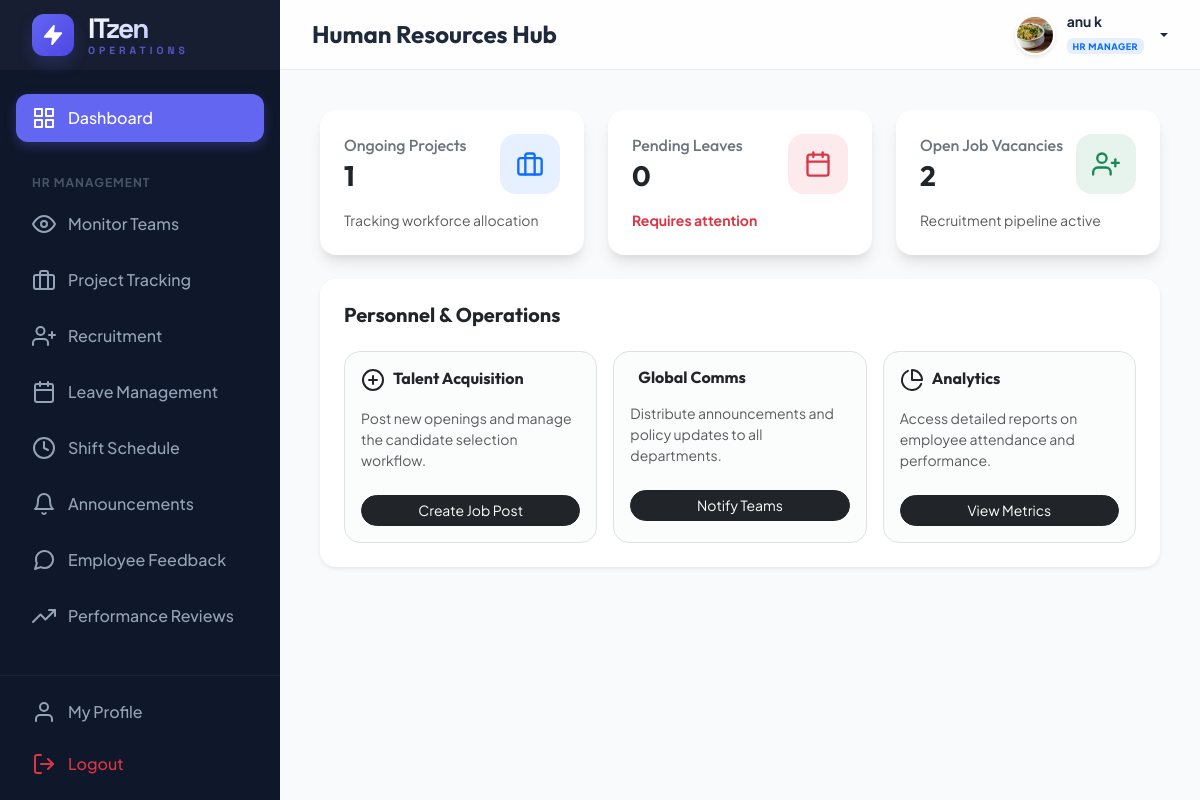
Page /dashboard/ (signed in) on the committed database.
### management/models.py (models this page shows, shortened)
class CustomUser(AbstractUser):
    ROLE_CHOICES = (
        ('ADMIN', 'Admin'),
        ('HR', 'HR Manager'),
        ('EMPLOYEE', 'Employee'),
    )
    DEPT_CHOICES = (
        ('DEVELOPMENT', 'Software Development'),
        ('DESIGN', 'UI/UX Design'),
        ('QA', 'Quality Assurance'),
        ('HR', 'Human Resources'),
        ('MARKETING', 'Digital Marketing'),
        ('SALES', 'Sales & Business'),
        ('SUPPORT', 'IT Support & Security'),
    )
    LEVEL_CHOICES = (
        ('JUNIOR', 'Junior Level (Level 1)'),
        ('INTERMEDIATE', 'Intermediate (Level 2)'),
        ('SENIOR', 'Senior Level (Level 3)'),
        ('LEAD', 'Lead Level (Level 4)'),
        ('EXPERT', 'Expert Level (Level 5)'),
    )
    role = models.CharField(max_length=20, choices=ROLE_CHOICES, default='EMPLOYEE')
    phone = models.CharField(max_length=15, blank=True, null=True)
    profile_pic = models.ImageField(upload_to='profile_pics/', blank=True, null=True)
    department = models.CharField(max_length=50, choices=DEPT_CHOICES, blank=True, null=True)
    designation = models.CharField(max_length=100, blank=True, null=True)
    level = models.CharField(max_length=20, choices=LEVEL_CHOICES, default='JUNIOR')
    date_of_joining = models.DateField(blank=True, null=True)
    def is_admin(self):
        return self.role == 'ADMIN' or self.is_superuser
    def is_hr(self):
        return self.role == 'HR'
    def is_employee(self):
        return self.role == 'EMPLOYEE' and not self.is_superuser and not self.role == 'HR'

### management/views.py (the view, shortened to what this page needs)
# urls.py: path('dashboard/', views.dashboard, name='dashboard'),
@login_required
def dashboard(request):
    user = request.user
    if user.is_admin():
        context = {
            'employee_count': CustomUser.objects.filter(role='EMPLOYEE').count(),
            'hr_count': CustomUser.objects.filter(role='HR').count(),
            'total_projects': Project.objects.count(),
            'recent_completed': Project.objects.filter(status='COMPLETED').order_by('-id')[:5],
            'recent_logs': SystemLog.objects.all().order_by('-timestamp')[:5],
        }
        return render(request, 'dashboards/admin.html', context)
    elif user.is_hr():
        projects = Project.objects.all()
        leaves = LeaveRequest.objects.all()
        if user.department:
            projects = projects.filter(team_members__department=user.department).distinct()
            leaves = leaves.filter(employee__department=user.department)
        context = {
            'active_projects': projects.filter(status='ONGOING').count(),
            'pending_leaves': leaves.filter(status='PENDING').count(),
            'open_jobs': JobOpening.objects.filter(is_active=True).count(),
        }
        return render(request, 'dashboards/hr.html', context)

### templates/dashboards/hr.html (shortened to what this page needs)
{% extends 'base.html' %}
{% block page_title %}Human Resources Hub{% endblock %}
{% block content %}
<div class="row g-4 mb-4">
    <div class="col-md-4">
        <div class="card p-4">
            <div class="d-flex align-items-center justify-content-between">
                <div>
                    <h6 class="text-secondary fw-medium mb-1">Ongoing Projects</h6>
                    <h3 class="mb-0 fw-bold">{{ active_projects }}</h3>
                </div>
                <div class="p-3 rounded-4 bg-primary bg-opacity-10 text-primary">
                    <i data-feather="briefcase" style="width: 28px; height: 28px;"></i>
                </div>
            </div>
            <p class="mt-3 mb-0 small text-muted">Tracking workforce allocation</p>
        </div>
    </div>
    <div class="col-md-4">
        <div class="card p-4">
            <div class="d-flex align-items-center justify-content-between">
                <div>
                    <h6 class="text-secondary fw-medium mb-1">Pending Leaves</h6>
                    <h3 class="mb-0 fw-bold">{{ pending_leaves }}</h3>
                </div>
                <div class="p-3 rounded-4 bg-danger bg-opacity-10 text-danger">
                    <i data-feather="calendar" style="width: 28px; height: 28px;"></i>
                </div>
            </div>
            <p class="mt-3 mb-0 small text-danger fw-bold">Requires attention</p>
        </div>
    </div>
    <div class="col-md-4">
        <div class="card p-4">
            <div class="d-flex align-items-center justify-content-between">
                <div>
                    <h6 class="text-secondary fw-medium mb-1">Open Job Vacancies</h6>
                    <h3 class="mb-0 fw-bold">{{ open_jobs }}</h3>
                </div>
                <div class="p-3 rounded-4 bg-success bg-opacity-10 text-success">
                    <i data-feather="user-plus" style="width: 28px; height: 28px;"></i>
                </div>
            </div>
            <p class="mt-3 mb-0 small text-muted">Recruitment pipeline active</p>
        </div>
    </div>
</div>
<div class="row">
    <div class="col-lg-12">
        <div class="card border-0 shadow-sm overflow-hidden">
            <div class="card-header bg-white border-0 p-4 pb-0">
                <h5 class="mb-0 fw-bold">Personnel & Operations</h5>
            </div>
            <div class="card-body p-4">
                <div class="row g-3">
                    <div class="col-md-4">
                        <div class="p-3 border rounded-4 bg-light bg-opacity-50 h-100">
                            <h6 class="fw-bold mb-3"><i data-feather="plus-circle" class="icon-sm me-2"></i>Talent
                                Acquisition</h6>
                            <p class="small text-muted mb-4">Post new openings and manage the candidate selection
                                workflow.</p>
                            <a href="{% url 'hr_recruitment' %}" class="btn btn-sm btn-dark w-100 rounded-pill">Create
                                Job Post</a>
                        </div>
                    </div>
                    <div class="col-md-4">
                        <div class="p-3 border rounded-4 bg-light bg-opacity-50 h-100">
                            <h6 class="fw-bold mb-3">Global Comms
                            </h6>
                            <p class="small text-muted mb-4">Distribute announcements and policy updates to all
                                departments.</p>
                            <a href="{% url 'hr_announcements' %}" class="btn btn-sm btn-dark w-100 rounded-pill">Notify
                                Teams</a>
                        </div>
                    </div>
                    <div class="col-md-4">
                        <div class="p-3 border rounded-4 bg-light bg-opacity-50 h-100">
                            <h6 class="fw-bold mb-3"><i data-feather="pie-chart" class="icon-sm me-2"></i>Analytics</h6>
                            <p class="small text-muted mb-4">Access detailed reports on employee attendance and
                                performance.</p>
                            <a href="{% url 'admin_reports' %}" class="btn btn-sm btn-dark w-100 rounded-pill">View
                                Metrics</a>
                        </div>
                    </div>
                </div>
            </div>
        </div>
    </div>
</div>
{% endblock %}

### templates/base.html (shortened to what this page needs)
{% load static %}
<!DOCTYPE html>
<html lang="en">
<head>
    <link href="https://cdn.jsdelivr.net/npm/bootstrap@5.3.2/dist/css/bootstrap.min.css" rel="stylesheet">
</head>
<body>
    <aside class="sidebar" id="sidebar">
        <div class="sidebar-header">
            <a href="{% url 'dashboard' %}" class="sidebar-logo">
                <div class="logo-circle">
                    <i data-feather="zap" style="width: 22px; height: 22px; fill: #fff;"></i>
                </div>
                <div class="logo-text">
                    <span class="logo-main">ITzen</span>
                    <span class="logo-sub">Operations</span>
                </div>
            </a>
        </div>
        <nav class="sidebar-nav">
            <ul class="nav-list">
                <li class="nav-item">
                    <a href="{% url 'dashboard' %}"
                        class="nav-link {% if request.resolver_match.url_name == 'dashboard' %}active{% endif %}">
                        <i data-feather="grid"></i> Dashboard
                    </a>
                </li>
                {% if user.is_hr %}
                <li class="nav-caption">HR Management</li>
                <li class="nav-item">
                    <a href="{% url 'hr_monitor' %}" class="nav-link">
                        <i data-feather="eye"></i> Monitor Teams
                    </a>
                </li>
                <li class="nav-item">
                    <a href="{% url 'hr_track_projects' %}" class="nav-link">
                        <i data-feather="briefcase"></i> Project Tracking
                    </a>
                </li>
                <li class="nav-item">
                    <a href="{% url 'hr_recruitment' %}" class="nav-link">
                        <i data-feather="user-plus"></i> Recruitment
                    </a>
                </li>
                <li class="nav-item">
                    <a href="{% url 'hr_leave_management' %}" class="nav-link">
                        <i data-feather="calendar"></i> Leave Management
                    </a>
                </li>
                <li class="nav-item">
                    <a href="{% url 'hr_shifts' %}" class="nav-link">
                        <i data-feather="clock"></i> Shift Schedule
                    </a>
                </li>
                <li class="nav-item">
                    <a href="{% url 'hr_announcements' %}" class="nav-link">
                        <i data-feather="bell"></i> Announcements
                    </a>
                </li>
                <li class="nav-item">
                    <a href="{% url 'hr_manage_feedback' %}" class="nav-link">
                        <i data-feather="message-circle"></i> Employee Feedback
                    </a>
                </li>
                <li class="nav-item">
                    <a href="{% url 'hr_performance_reviews' %}" class="nav-link">
                        <i data-feather="trending-up"></i> Performance Reviews
                    </a>
                </li>
                {% endif %}
            </ul>
        </nav>
        <div class="sidebar-footer">
            <a href="{% url 'employee_profile' %}" class="nav-link mb-1">
                <i data-feather="user"></i> My Profile
            </a>
            <a href="{% url 'logout' %}" class="nav-link text-danger">
                <i data-feather="log-out"></i> Logout
            </a>
        </div>
    </aside>
    <div class="main-wrapper">
        <header class="header">
            <div class="d-flex align-items-center">
                <h4 class="mb-0 fw-bold">{% block page_title %}Overview{% endblock %}</h4>
            </div>
            <div class="d-flex align-items-center gap-3">
                <div class="dropdown">
                    <a href="#" class="user-dropdown-toggle dropdown-toggle" data-bs-toggle="dropdown">
                        <img src="{% if user.profile_pic %}{{ user.profile_pic.url }}{% else %}https://ui-avatars.com/api/?name={{ user.username }}&background=6366f1&color=fff{% endif %}"
                            alt="user" class="avatar-img">
                        <div class="d-none d-md-block text-start">
                            <div class="small fw-bold lh-1 mb-1">{{ user.get_full_name|default:user.username }}</div>
                            <span class="badge bg-primary bg-opacity-10 text-primary border-0"
                                style="font-size: 9px; letter-spacing: 0.5px; text-transform: uppercase; font-weight: 800;">
                                {{ user.get_role_display|default:user.role }}
                            </span>
                        </div>
                    </a>
                </div>
            </div>
        </header>
        <main class="content-area">
            {% block content %}{% endblock %}
        </main>
    </div>
</body>
</html>

### templates/base.html (style rules this page uses)
:root { --primary: #6366f1; --primary-dark: #4f46e5; --secondary: #64748b; --accent: #f43f5e; --bg-body: #f8fafc; --bg-sidebar: #0f172a; --text-main: #1e293b; --glass-bg: rgba(255, 255, 255, 0.8); --sidebar-width: 280px; --header-height: 70px; --card-shadow: 0 10px 15px -3px rgba(0, 0, 0, 0.1), 0 4px 6px -2px rgba(0, 0, 0, 0.05); --transition: all 0.3s cubic-bezier(0.4, 0, 0.2, 1); }
body { font-family: 'Plus Jakarta Sans', sans-serif; background-color: var(--bg-body); color: var(--text-main); margin: 0; overflow-x: hidden; }
h1, h2, h3, h4, h5, h6 { font-family: 'Outfit', sans-serif; font-weight: 600; }
.sidebar { width: var(--sidebar-width); height: 100vh; background-color: var(--bg-sidebar); position: fixed; left: 0; top: 0; z-index: 1000; transition: var(--transition); color: #94a3b8; display: flex; flex-direction: column; }
.sidebar-nav { flex: 1; overflow-y: auto; overflow-x: hidden; scrollbar-width: thin; scrollbar-color: rgba(255, 255, 255, 0.08) transparent; }
.sidebar-footer { border-top: 1px solid rgba(255, 255, 255, 0.06); padding: 0.75rem 1rem; flex-shrink: 0; }
.sidebar-header { height: var(--header-height); display: flex; align-items: center; padding: 0 2rem; background: rgba(255, 255, 255, 0.03); }
.sidebar-logo { color: #fff; font-family: 'Space Grotesk', sans-serif; font-size: 1.75rem; font-weight: 800; text-decoration: none; display: flex; align-items: center; gap: 14px; transition: var(--transition); }
.logo-text { display: flex; flex-direction: column; line-height: 1; }
.logo-main { letter-spacing: -2px; background: linear-gradient(135deg, #fff 0%, #a5b4fc 100%); -webkit-background-clip: text; background-clip: text; -webkit-text-fill-color: transparent; }
.logo-sub { font-size: 0.65rem; text-transform: uppercase; letter-spacing: 4px; color: var(--primary); font-weight: 700; margin-top: 4px; opacity: 0.8; }
.logo-circle { width: 42px; height: 42px; background: linear-gradient(135deg, var(--primary) 0%, var(--primary-dark) 100%); border-radius: 12px; display: flex; align-items: center; justify-content: center; position: relative; box-shadow: 0 8px 16px rgba(99, 102, 241, 0.2); overflow: hidden; }
.logo-circle::after { content: ''; position: absolute; inset: 0; background: linear-gradient(45deg, transparent, rgba(255, 255, 255, 0.2), transparent); transform: translateX(-100%); transition: 0.5s; }
.nav-list { list-style: none; padding: 1.5rem 1rem; margin: 0; }
.nav-item { margin-bottom: 0.5rem; }
.nav-link { display: flex; align-items: center; padding: 0.75rem 1rem; color: #94a3b8; text-decoration: none; border-radius: 12px; transition: var(--transition); gap: 12px; font-weight: 500; }
.nav-link.active { background: var(--primary); color: #fff; box-shadow: 0 4px 12px rgba(99, 102, 241, 0.3); }
.nav-caption { font-size: 0.75rem; text-transform: uppercase; letter-spacing: 1px; font-weight: 700; color: #475569; padding: 1.5rem 1rem 0.5rem; }
.main-wrapper { margin-left: var(--sidebar-width); min-height: 100vh; transition: var(--transition); }
.header { height: var(--header-height); background: var(--glass-bg); backdrop-filter: blur(10px); border-bottom: 1px solid rgba(226, 232, 240, 0.8); position: sticky; top: 0; z-index: 999; display: flex; align-items: center; justify-content: space-between; padding: 0 2rem; }
.content-area { padding: 2.5rem; }
.card { background: #fff; border: none; border-radius: 16px; box-shadow: var(--card-shadow); transition: var(--transition); }
.user-dropdown-toggle { display: flex; align-items: center; gap: 12px; text-decoration: none; color: var(--text-main); font-weight: 600; }
.avatar-img { width: 40px; height: 40px; border-radius: 50%; object-fit: cover; border: 2px solid #fff; box-shadow: 0 2px 4px rgba(0, 0, 0, 0.1); }

### rows in the picture
CustomUser: profile_pic (picture), get_full_name "anu k", role "HR MANAGER"

### other values in the picture
{{ active_projects }} "1"
{{ pending_leaves }} "0"
{{ open_jobs }} "2"
